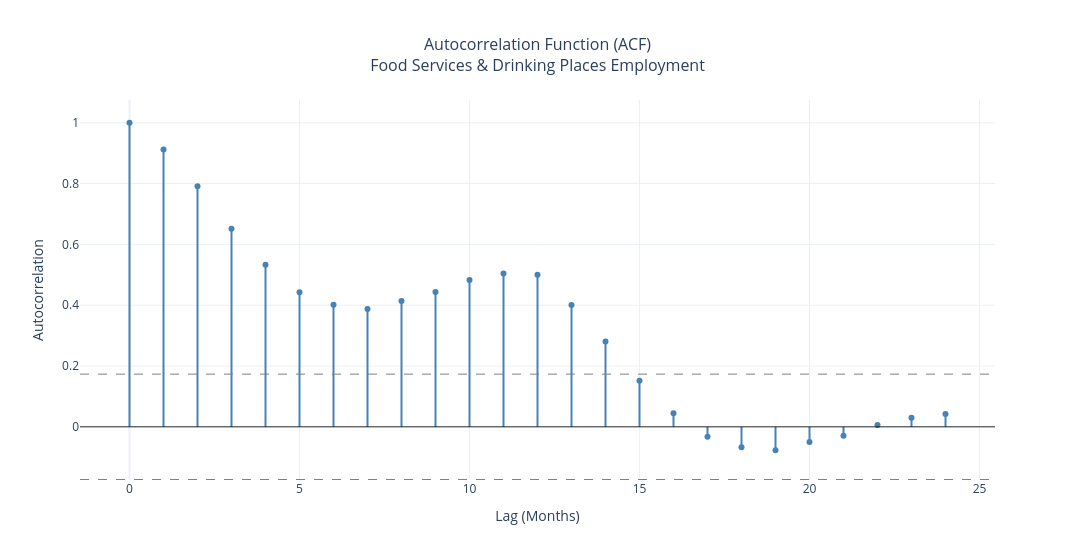

Notebook source saved alongside this figure:
### Markdown cell above
## Seasonality

Employment in food services follows a clear seasonal pattern. It generally builds through the spring, reaches its highest levels during the summer months from June through August, and then tapers off through the fall before reaching its lowest levels in January and February.

The timing of this pattern remains broadly consistent across years. The pandemic period should be interpreted cautiously, however, because the actual employment values from March 2020 through June 2021 were replaced through interpolation. The smooth pattern shown during that period reflects the modeling approach rather than the recorded collapse and recovery.

The year-over-year overlay provides a broader view of employment levels. It shows steady growth from 2016 through 2019, a smooth interpolated transition during the pandemic period, and a gradual return to growth in the years since. Because the monthly averages combine years with different overall employment levels, they provide descriptive evidence of seasonality rather than a pure seasonal estimate.

The STL decomposition provides stronger evidence of the recurring monthly pattern. The timing of the seasonal changes remains broadly consistent, while their magnitude varies somewhat across years. Some summers show larger seasonal employment increases than others, suggesting that the timing of the employment cycle is relatively stable even though the size of the seasonal movement can vary.

Note: Monthly averages for January through August include 2026 observations, while September through December are based on one fewer observation because 2026 data are not yet available for those months.

### Code cell
# =============================================================================
# Section 4: ACF
# =============================================================================

acf_values = acf(df_interp['employed'], nlags=24)
lags = list(range(len(acf_values)))

fig = go.Figure()

# Zero line
fig.add_hline(y=0, line_color='black', line_width=0.8)

# 95% confidence interval bounds
n = len(df_interp['employed'])
ci_bound = 1.96 / np.sqrt(n)
fig.add_hline(y=ci_bound, line_dash='dash', line_color='gray', line_width=1)
fig.add_hline(y=-ci_bound, line_dash='dash', line_color='gray', line_width=1)

# ACF stems
for i, (lag, val) in enumerate(zip(lags, acf_values)):
    fig.add_trace(go.Scatter(
        x=[lag, lag],
        y=[0, val],
        mode='lines',
        line=dict(color='steelblue', width=2),
        showlegend=False,
        hoverinfo='skip'
    ))

# ACF points
fig.add_trace(go.Scatter(
    x=lags,
    y=acf_values,
    mode='markers',
    marker=dict(color='steelblue', size=6),
    name='ACF',
    showlegend=False,
    hovertemplate='Lag %{x}: %{y:.3f}<extra></extra>'
))

fig.update_layout(
    title=dict(text='Autocorrelation Function (ACF)<br>Food Services & Drinking Places Employment',
               x=0.5, font=dict(size=16)),
    xaxis_title='Lag (Months)',
    yaxis_title='Autocorrelation',
    width=1075,
    template='plotly_white',
    hovermode='closest'
)

fig.show()

### Figure 1 — Plotly figure (JSON) as saved in the notebook; plotly's stock layout.template omitted (floating-point values rounded to 4 significant figures)
{"data": [{"hoverinfo": "skip", "line": {"color": "steelblue", "width": 2}, "mode": "lines", "showlegend": false, "type": "scatter", "x": [0, 0], "y": [0, 1]}, {"hoverinfo": "skip", "line": {"color": "steelblue", "width": 2}, "mode": "lines", "showlegend": false, "type": "scatter", "x": [1, 1], "y": [0, 0.9123]}, {"hoverinfo": "skip", "line": {"color": "steelblue", "width": 2}, "mode": "lines", "showlegend": false, "type": "scatter", "x": [2, 2], "y": [0, 0.7912]}, {"hoverinfo": "skip", "line": {"color": "steelblue", "width": 2}, "mode": "lines", "showlegend": false, "type": "scatter", "x": [3, 3], "y": [0, 0.6512]}, {"hoverinfo": "skip", "line": {"color": "steelblue", "width": 2}, "mode": "lines", "showlegend": false, "type": "scatter", "x": [4, 4], "y": [0, 0.5334]}, {"hoverinfo": "skip", "line": {"color": "steelblue", "width": 2}, "mode": "lines", "showlegend": false, "type": "scatter", "x": [5, 5], "y": [0, 0.4425]}, {"hoverinfo": "skip", "line": {"color": "steelblue", "width": 2}, "mode": "lines", "showlegend": false, "type": "scatter", "x": [6, 6], "y": [0, 0.4019]}, {"hoverinfo": "skip", "line": {"color": "steelblue", "width": 2}, "mode": "lines", "showlegend": false, "type": "scatter", "x": [7, 7], "y": [0, 0.3873]}, {"hoverinfo": "skip", "line": {"color": "steelblue", "width": 2}, "mode": "lines", "showlegend": false, "type": "scatter", "x": [8, 8], "y": [0, 0.414]}, {"hoverinfo": "skip", "line": {"color": "steelblue", "width": 2}, "mode": "lines", "showlegend": false, "type": "scatter", "x": [9, 9], "y": [0, 0.4431]}, {"hoverinfo": "skip", "line": {"color": "steelblue", "width": 2}, "mode": "lines", "showlegend": false, "type": "scatter", "x": [10, 10], "y": [0, 0.4827]}, {"hoverinfo": "skip", "line": {"color": "steelblue", "width": 2}, "mode": "lines", "showlegend": false, "type": "scatter", "x": [11, 11], "y": [0, 0.5041]}, {"hoverinfo": "skip", "line": {"color": "steelblue", "width": 2}, "mode": "lines", "showlegend": false, "type": "scatter", "x": [12, 12], "y": [0, 0.4998]}, {"hoverinfo": "skip", "line": {"color": "steelblue", "width": 2}, "mode": "lines", "showlegend": false, "type": "scatter", "x": [13, 13], "y": [0, 0.4003]}, {"hoverinfo": "skip", "line": {"color": "steelblue", "width": 2}, "mode": "lines", "showlegend": false, "type": "scatter", "x": [14, 14], "y": [0, 0.2805]}, {"hoverinfo": "skip", "line": {"color": "steelblue", "width": 2}, "mode": "lines", "showlegend": false, "type": "scatter", "x": [15, 15], "y": [0, 0.1513]}, {"hoverinfo": "skip", "line": {"color": "steelblue", "width": 2}, "mode": "lines", "showlegend": false, "type": "scatter", "x": [16, 16], "y": [0, 0.04453]}, {"hoverinfo": "skip", "line": {"color": "steelblue", "width": 2}, "mode": "lines", "showlegend": false, "type": "scatter", "x": [17, 17], "y": [0, -0.03259]}, {"hoverinfo": "skip", "line": {"color": "steelblue", "width": 2}, "mode": "lines", "showlegend": false, "type": "scatter", "x": [18, 18], "y": [0, -0.06738]}, {"hoverinfo": "skip", "line": {"color": "steelblue", "width": 2}, "mode": "lines", "showlegend": false, "type": "scatter", "x": [19, 19], "y": [0, -0.07673]}, {"hoverinfo": "skip", "line": {"color": "steelblue", "width": 2}, "mode": "lines", "showlegend": false, "type": "scatter", "x": [20, 20], "y": [0, -0.04992]}, {"hoverinfo": "skip", "line": {"color": "steelblue", "width": 2}, "mode": "lines", "showlegend": false, "type": "scatter", "x": [21, 21], "y": [0, -0.02961]}, {"hoverinfo": "skip", "line": {"color": "steelblue", "width": 2}, "mode": "lines", "showlegend": false, "type": "scatter", "x": [22, 22], "y": [0, 0.006058]}, {"hoverinfo": "skip", "line": {"color": "steelblue", "width": 2}, "mode": "lines", "showlegend": false, "type": "scatter", "x": [23, 23], "y": [0, 0.02984]}, {"hoverinfo": "skip", "line": {"color": "steelblue", "width": 2}, "mode": "lines", "showlegend": false, "type": "scatter", "x": [24, 24], "y": [0, 0.04237]}, {"hovertemplate": "Lag %{x}: %{y:.3f}<extra></extra>", "marker": {"color": "steelblue", "size": 6}, "mode": "markers", "name": "ACF", "showlegend": false, "type": "scatter", "x": [0, 1, 2, 3, 4, 5, 6, 7, 8, 9, 10, 11, 12, 13, 14, 15, 16, 17, 18, 19, 20, 21, 22, 23, 24], "y": [1.0, 0.9123, 0.7912, 0.6512, 0.5334, 0.4425, 0.4019, 0.3873, 0.414, 0.4431, 0.4827, 0.5041, 0.4998, 0.4003, 0.2805, 0.1513, 0.04453, -0.03259, -0.06738, -0.07673, -0.04992, -0.02961, 0.006058, 0.02984, 0.04237]}], "layout": {"hovermode": "closest", "shapes": [{"line": {"color": "black", "width": 0.8}, "type": "line", "x0": 0, "x1": 1, "xref": "x domain", "y0": 0, "y1": 0, "yref": "y"}, {"line": {"color": "gray", "dash": "dash", "width": 1}, "type": "line", "x0": 0, "x1": 1, "xref": "x domain", "y0": 0.1732, "y1": 0.1732, "yref": "y"}, {"line": {"color": "gray", "dash": "dash", "width": 1}, "type": "line", "x0": 0, "x1": 1, "xref": "x domain", "y0": -0.1732, "y1": -0.1732, "yref": "y"}], "title": {"font": {"size": 16}, "text": "Autocorrelation Function (ACF)<br>Food Services & Drinking Places Employment", "x": 0.5}, "width": 1075, "xaxis": {"title": {"text": "Lag (Months)"}}, "yaxis": {"title": {"text": "Autocorrelation"}}}}
